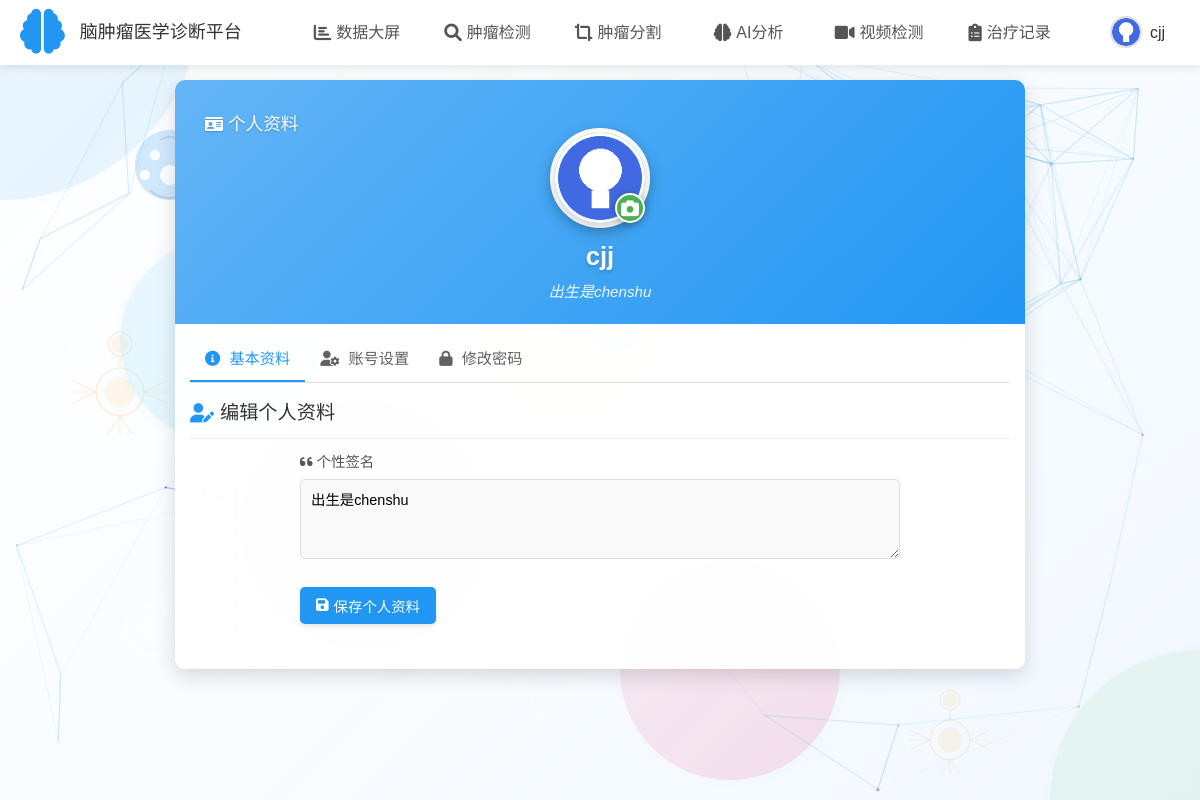
The app's page /profile (signed in) with its own data.
### tables this page shows
CREATE TABLE users (
            id INTEGER PRIMARY KEY AUTOINCREMENT,
            username TEXT UNIQUE NOT NULL,
            password TEXT NOT NULL
        , avatar TEXT DEFAULT 'default-avatar.png', bio TEXT DEFAULT '这个人很懒，什么都没有留下。');

### app.py (the view)
@app.route('/profile')
def profile():
    if not session.get('logged_in'):
        return redirect(url_for('login'))
    ensure_avatar_in_session()
    conn = sqlite3.connect('users.db')
    c = conn.cursor()
    c.execute('SELECT * FROM users WHERE username = ?', (session['username'],))
    user = c.fetchone()
    conn.close()
    if not user:
        flash('用户信息获取失败')
        return redirect(url_for('diagnosis'))
    user_data = {
        'id': user[0],
        'username': user[1],
        'avatar': user[3] if len(user) > 3 and user[3] else 'default-avatar.png',
        'bio': user[4] if len(user) > 4 and user[4] else '这个人很懒，什么都没有留下。'
    }
    session['avatar'] = user_data['avatar']
    session['bio'] = user_data['bio']
    return render_template('profile.html', user=user_data)

### app.py (called while the page is built)
def ensure_avatar_in_session():
    if not session.get('logged_in') or not session.get('username'):
        return
    try:
        conn = sqlite3.connect('users.db')
        c = conn.cursor()
        c.execute('SELECT avatar FROM users WHERE username = ?', (session['username'],))
        result = c.fetchone()
        conn.close()
        if result and result[0]:
            if 'avatar' not in session or session['avatar'] != result[0]:
                print(f"更新会话中的头像: {session.get('avatar', '无')} -> {result[0]}")
                session['avatar'] = result[0]
        else:
            if 'avatar' not in session:
                session['avatar'] = 'default-avatar.png'
    except Exception as e:
        print(f"获取用户头像失败: {str(e)}")
        if 'avatar' not in session:
            session['avatar'] = 'default-avatar.png'

### templates/profile.html (shortened to what this page needs)
<!DOCTYPE html>
<html lang="zh-CN">
<head>
    <link rel="stylesheet" href="{{ url_for('static', filename='css/style.css') }}">
    <link rel="stylesheet" href="https://cdnjs.cloudflare.com/ajax/libs/font-awesome/6.0.0-beta3/css/all.min.css">
</head>
<body class="inner-page">
    <div class="page-background">
        <div class="shape shape1"></div>
        <div class="shape shape2"></div>
        <div class="shape shape6"></div>
        <img src="{{ url_for('static', filename='images/brain-icon.svg') }}" class="medical-element brain-icon" alt="脑图标">
        <img src="{{ url_for('static', filename='images/neuron.svg') }}" class="medical-element neuron" alt="神经元">
        <img src="{{ url_for('static', filename='images/pulse.svg') }}" class="medical-element pulse" alt="脉搏">
        <img src="{{ url_for('static', filename='images/neuron.svg') }}" class="medical-element neuron-2" alt="神经元2">
        <img src="{{ url_for('static', filename='images/medical-cross.svg') }}" class="medical-element medical-cross-2" alt="医疗十字2">
        <div class="particles-container" id="particles-js"></div>
    </div>
    <header>
        <div class="logo">
            <i class="fas fa-brain logo-icon"></i>
            <span class="logo-title">脑肿瘤医学诊断平台</span>
        </div>
        <nav>
            <ul>
                <li><a href="{{ url_for('data_analysis') }}"><i class="fas fa-chart-bar"></i> 数据大屏</a></li>
                <li><a href="{{ url_for('diagnosis') }}"><i class="fas fa-search"></i> 肿瘤检测</a></li>
                <li><a href="{{ url_for('segmentation') }}"><i class="fas fa-crop-alt"></i> 肿瘤分割</a></li>
                <li><a href="{{ url_for('analysis') }}"><i class="fas fa-brain"></i> AI分析</a></li>
                <li><a href="{{ url_for('video_detection') }}"><i class="fas fa-video"></i> 视频检测</a></li>
                <li><a href="{{ url_for('records') }}"><i class="fas fa-clipboard-list"></i> 治疗记录</a></li>
                <li class="user-profile active">
                    <img src="{{ url_for('get_avatar', filename=session.get('avatar', 'default-avatar.png')) }}" alt="用户头像" class="user-avatar">
                    <span class="user-name">{{ session.get('username', '用户') }}</span>
                </li>
            </ul>
        </nav>
    </header>
    <main>
        <div class="profile-container">
            <div class="profile-header">
                <div class="page-title">
                    <i class="fas fa-id-card"></i> 个人资料
                </div>
                <div class="profile-avatar">
                    <img src="{{ url_for('get_avatar', filename=session.get('avatar', 'default-avatar.png')) }}" alt="用户头像" id="current-avatar">
                    <label for="avatar-upload" class="profile-avatar-edit" title="上传新头像">
                        <i class="fas fa-camera"></i>
                    </label>
                </div>
                <h1 class="profile-name">{{ user.username }}</h1>
                <p class="profile-bio">{{ user.bio }}</p>
            </div>
            <div class="profile-content">
                <div class="profile-tabs">
                    <div class="profile-tab active" data-tab="basic-info">
                        <i class="fas fa-info-circle"></i> 基本资料
                    </div>
                    <div class="profile-tab" data-tab="account-settings">
                        <i class="fas fa-user-cog"></i> 账号设置
                    </div>
                    <div class="profile-tab" data-tab="password-change">
                        <i class="fas fa-lock"></i> 修改密码
                    </div>
                </div>
                <div class="profile-section active" id="basic-info">
                    <h2 class="profile-section-title"><i class="fas fa-user-edit"></i> 编辑个人资料</h2>
                    <form class="profile-form" action="{{ url_for('update_profile') }}" method="POST" enctype="multipart/form-data">
                        <div class="profile-form-group">
                            <label for="bio"><i class="fas fa-quote-left"></i> 个性签名</label>
                            <textarea id="bio" name="bio" placeholder="写点什么介绍自己吧...">{{ user.bio }}</textarea>
                        </div>
                        <button type="submit" class="profile-submit-btn">
                            <i class="fas fa-save"></i> 保存个人资料
                        </button>
                    </form>
                </div>
            </div>
        </div>
    </main>
</body>
</html>

### records on screen
users: avatar (picture), get "cjj", username "cjj", bio "出生是chenshu"
